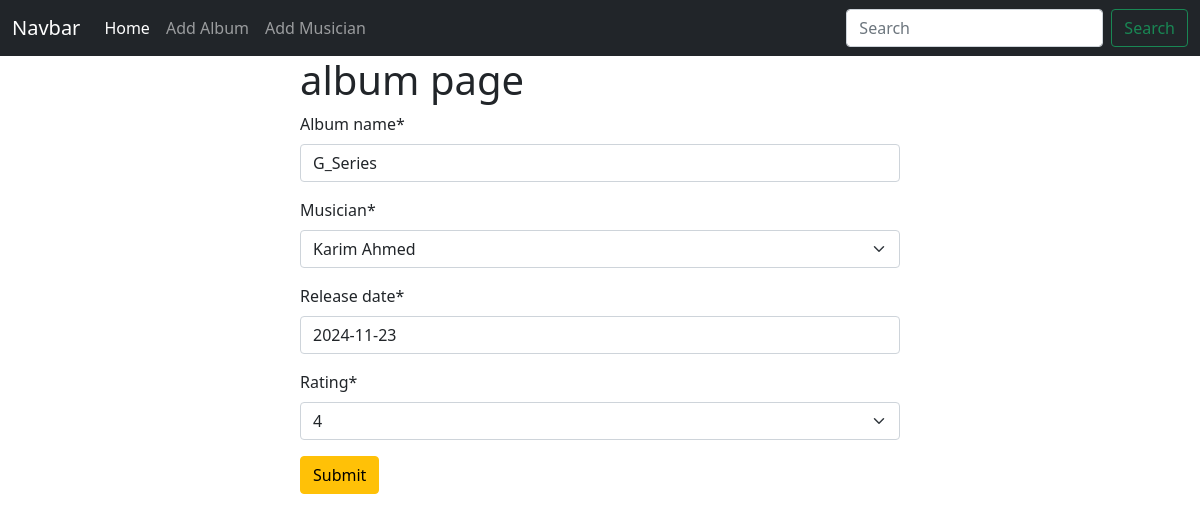
The app's page /album/edit/5 with its own data.
### Album/models.py (models this page shows, shortened)
class AlbumModel(models.Model):
    album_name = models.CharField(max_length=100)
    musician = models.ForeignKey(MusicianModel, on_delete=models.CASCADE)
    release_date = models.DateField()
    CHOICES = [
        (0, '0'),
        (1, '1'),
        (2, '2'),
        (3, '3'),
        (4, '4'),
        (5, '5'),
    ]
    rating = models.IntegerField(choices=CHOICES)

### Album/views.py (the view)
# urls.py: path('edit/<int:id>',edit_albm,name="edit_albm"),
def edit_albm(request,id):
    album = AlbumModel.objects.get(pk=id)
    album_form = forms.AlbumForm(instance=album)
    if request.method == 'POST':
        album_form = forms.AlbumForm(request.POST,instance=album)
        if album_form.is_valid():
            album_form.save()
            return redirect('homepage')
    return render(request, 'add_album.html', {'form' : album_form})

### Album/forms.py
class AlbumForm(forms.ModelForm):
    class Meta:
        model = AlbumModel
        fields = '__all__'

### Musician/models.py (called while the page is built)
    def __str__(self):
        return f"{self.first_name} {self.last_name}"

### Album/templates/add_album.html (shortened to what this page needs)
{% extends "base.html" %}
{%  load crispy_forms_tags %}
{% block content %}
<form style="width:50% ; margin : auto" method="post">
    <h1>album page</h1>
    {{form | crispy}}
    <button class="btn btn-warning">Submit</button>
</form>
{% endblock  %}

### records on screen
AlbumModel: album_name "G_Series", musician "Karim Ahmed", release_date "2024-11-23", rating "4"
